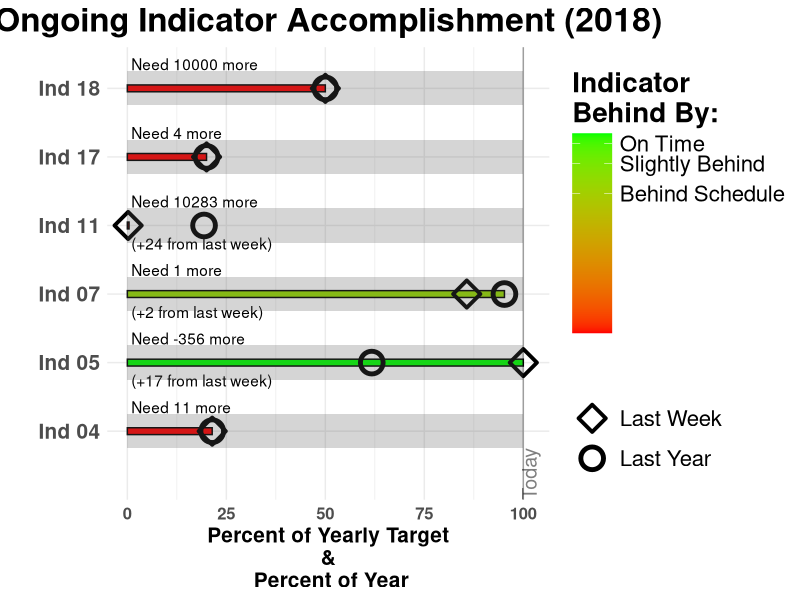
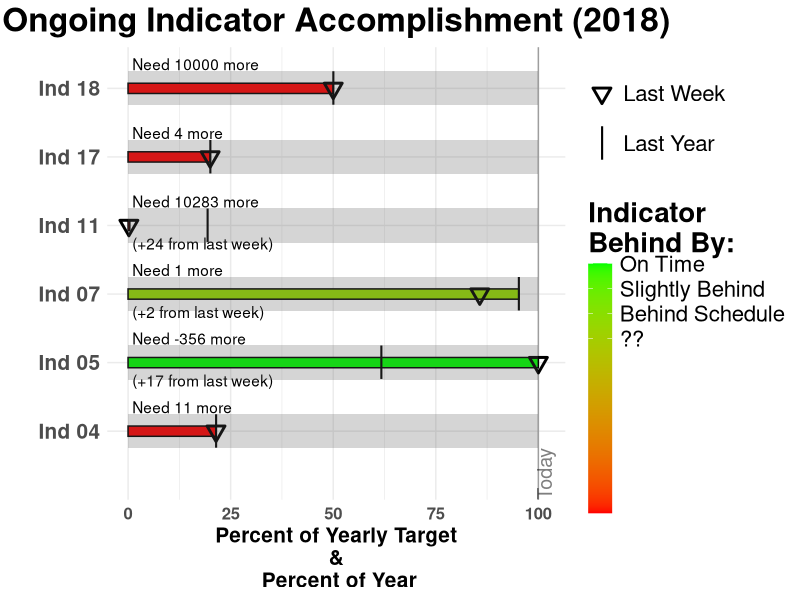
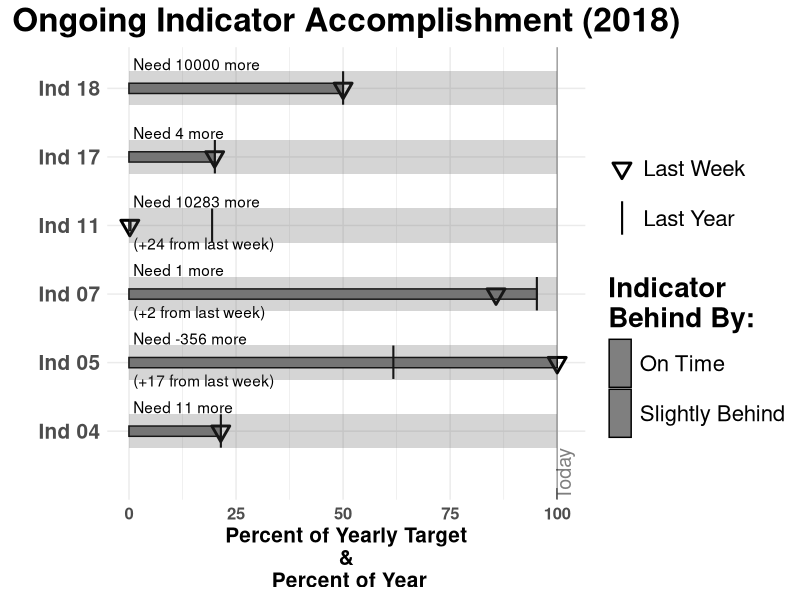
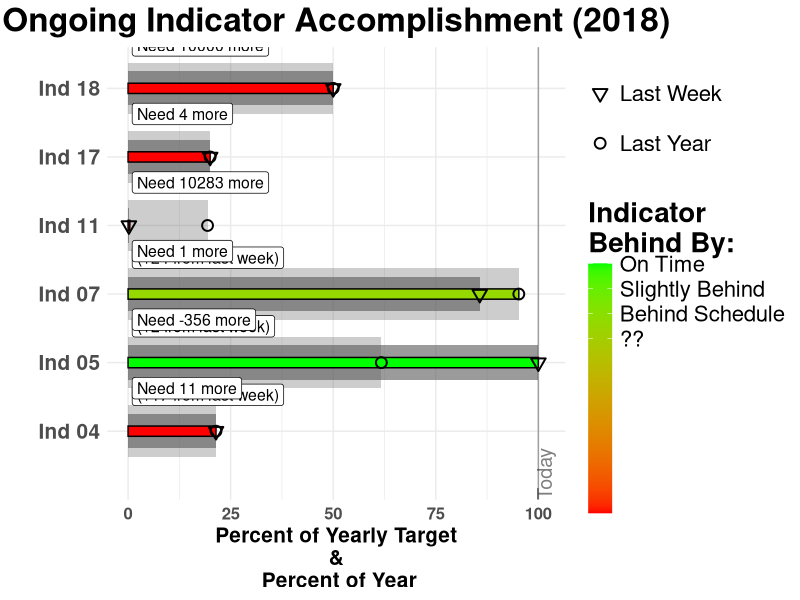
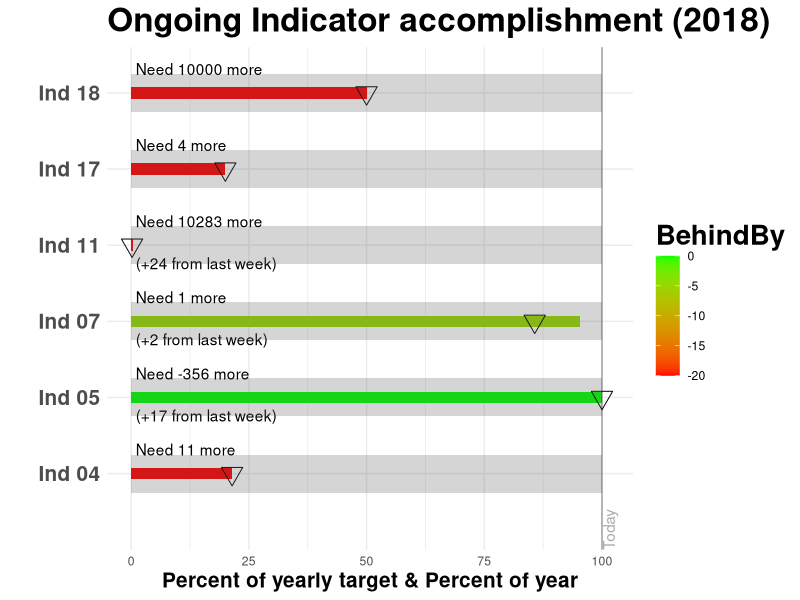
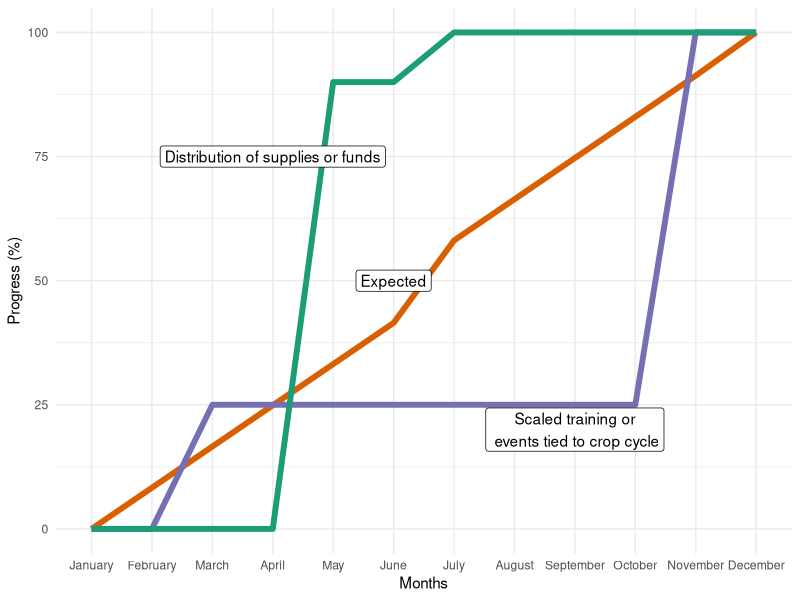
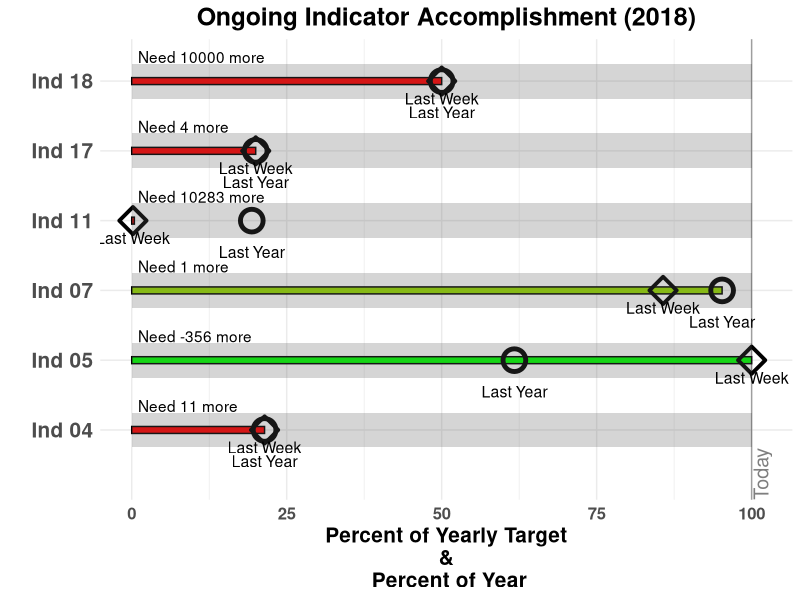

Write the R code that produced these figures, in order.
library(ggplot2)
library(dplyr)
library(lubridate)

## Inputs ----
forYear = 2018 ## Specify Year the analysis represents
FY = TRUE       ## Is this a fiscal year? (as opposed to calendar year)
ProjectStartDate <- "2016/03/01"

df <- structure(list(IndicatorName = c("Ind 04", "Ind 05", "Ind 07", 
                                       "Ind 11", "Ind 17", "Ind 18"), 
                     Actual = c(3, 437, 20, 44, 1,10000), 
                     Actual_lastWeek = c(3, 420, 18, 20, 1, 10000), 
                     Actual_lastYear = c(3, 50, 20, 2000, 1, 10000), 
                     Target = c(14, 81, 21, 10327, 5, 20000)), 
                row.names = c(NA, -6L), class = "data.frame", 
                .Names = c("IndicatorName", "Actual", "Actual_lastWeek", "Actual_lastYear", "Target"))

## If df is empty, break function and just output an empty chart
if (nrow(df) == 0){
  OutputPlot <- "No data yet"
  return()
}

## Protect against the case where there are no actuals:
if (is.null(length(df$Active))) df$Actual <- 0

## Take percents, but protecting against there being no targets
df$Perc <-     df$Actual/(df$Target + 0.0000000000001) * 100
df$PercWeek <- df$Actual_lastWeek/(df$Target + 0.0000000000001) * 100
df$PercYear <- df$Actual_lastYear/(df$Target + 0.0000000000001) * 100

## But truncate results if any are greater than 100
df$Perc[df$Perc > 100] <- 100
df$PercWeek[df$PercWeek > 100] <- 100
df$PercYear[df$PercYear > 100] <- 100

#### Figure out today, within the Fiscal Year 
## If desired, force the project ot respect the startdate
if (FY == TRUE){
  ## Control for the possibility that project starts in a month other than October
  if(month(ProjectStartDate) != 10) {ProjectStartDate <-  as.Date(paste("01 10", year(ProjectStartDate)), format = "%d %m %Y")}
  ## Grab Percent of year
  PercentTime<- 
    as.numeric((Sys.Date() - as.Date(paste(format(as.Date(ProjectStartDate), "%d %b"),
                                           forYear - 1), format = "%d %b %Y"))/365.25*100)
} else {
  ## Grab Percent of year
  PercentTime<- 
    as.numeric(Sys.Date() - as.Date(ProjectStartDate))/365.25*100
}

## Truncate Percent line if greater than 100 (for example, doing the analysis after year end)
if(PercentTime > 100) PercentTime <- 100

## Calculate how far behind TODAY the Indicator Percent is
df$BehindBy <- df$Perc - PercentTime

## Calculate how far behind TODAY (VALUE) for text, but remove NAs
df <- df %>%
  mutate(text = PercentTime/100 * df$Target - df$Actual)
df$text[df$BehindBy > 0] <-"OK!"
df$text[df$BehindBy <= 0 & !is.na(df$BehindBy)] <- 
  paste("Need ", round(as.numeric(df$text[df$BehindBy <= 0  & !is.na(df$BehindBy)])), " more", sep = "")


  
          ## Calculate behind from last week
          df$BehindFromLastWeek <- df$Actual - df$Actual_lastWeek
          
          ## Calculate how far behind LAST for text
          df$text2[df$BehindFromLastWeek > 0 & !is.na(df$BehindFromLastWeek)] <- paste("(+", round(as.numeric(df$BehindFromLastWeek[df$BehindFromLastWeek > 0 & !is.na(df$BehindFromLastWeek)])), " from last week)", sep = "")
          df$text2[df$BehindFromLastWeek < 0 & !is.na(df$BehindFromLastWeek)] <- paste("(",round(as.numeric(df$BehindFromLastWeek[df$BehindFromLastWeek < 0 & !is.na(df$BehindFromLastWeek)])), " from last week)", sep = "")
          
          ## Truncate BEHIND BY at 0, LowLevel, and Percent to 100
          #### Set "low level" here. Low level is the Value that we consider tolerable to be behind the indicators by.r
          LowLVL <- -.20 * PercentTime
          df$BehindBy[df$BehindBy > 0] <- 0
          df$BehindBy[df$BehindBy < LowLVL] <- LowLVL

# 1. Shapes, no bars: ----
          
ggplot(df, aes(IndicatorName)) + 
  geom_col(aes(y = Perc, width = 0.1, fill = BehindBy), color = "black") + 
  scale_fill_gradient("Indicator\nBehind By:", limits = c(LowLVL, 0), low = "red", high = "green",
                      labels = c("On Time", "Slightly Behind", "Behind Schedule"),
                      breaks = c(-1, -3, -6)) +
  geom_point(aes(y = PercWeek, shape = "Last Week"), size = 6, stroke = 2) +
  geom_point(aes(y = PercYear, shape = "Last Year"), size = 6, stroke = 2.5) +         
  scale_shape_manual(" ", values = c(23, 21)) +
  geom_text(y = 1, aes(label = text2), vjust = 2, hjust = 0) +
  geom_col(aes(y = 100, width = 0.5), alpha = 0.25) +
  geom_text(y = 1, aes(label = text), vjust = -1.5, hjust = 0) +
  geom_hline(yintercept = PercentTime, alpha = 0.33) +
  annotate("text", x = 0, y = PercentTime + 1.5, hjust = 0, label = "Today", angle = 90, alpha = 0.5, size = 5) +
  coord_flip() +  
  labs(y = "Percent of Yearly Target\n&\n Percent of Year",
       x = " ") +
  ggtitle(paste("Ongoing Indicator Accomplishment (", forYear, ")", sep = "")) +
  theme_minimal() + 
  theme(axis.text.y = element_text(size = 15, face = "bold"),
        axis.title.x = element_text(face = "bold", size = 15),
        axis.text.x = element_text(face = "bold", size = 12),
        title = element_text(face = "bold", size = 20),
        plot.title = element_text(hjust = 0.5), 
        plot.subtitle = element_text(hjust = 0.5, size = 8),
        legend.text = element_text(size = 16), 
        legend.key.size = unit(2, "lines"),
        legend.key = element_rect(size = 1, color = "white"))
  
  #guide_colorbar(title = "Ind Behind By:")
  #guides(fill = guide_legend(title = "Ind Behind By:"))
## Ind 18 is at 50% of its yearly target at "Today" == ~35-40% of the Year. Same % as last week and same % as @ "Today" in Last Year.





# 2. Triangle + Small Line bar: ----

ggplot(df, aes(IndicatorName)) + 
  geom_col(aes(y = Perc, width = 0.15, fill = BehindBy), color = "black") + 
  scale_fill_gradient("Indicator\nBehind By:", limits = c(LowLVL, 0), low = "red", high = "green",
                      labels = c("On Time", "Slightly Behind", "Behind Schedule", "??"),
                      breaks = c(0, -2, -4, -6)) +
  geom_point(aes(y = PercWeek, shape = "Last Week"), size = 3.5, stroke = 1.5) +
  geom_point(aes(y = PercYear, shape = "Last Year"), size = 7, stroke = 3) +         
  scale_shape_manual(" ", values = c(6, 124)) +
  geom_text(y = 1, aes(label = text2), vjust = 2, hjust = 0) +
  geom_col(aes(y = 100, width = 0.5), alpha = 0.25) +
  geom_text(y = 1, aes(label = text), vjust = -1.5, hjust = 0) +
  geom_hline(yintercept = PercentTime, alpha = 0.33) +
  annotate("text", x = 0, y = PercentTime + 1.5, hjust = 0, label = "Today", angle = 90, alpha = 0.5, size = 5) +
  coord_flip() +  
  labs(y = "Percent of Yearly Target\n&\n Percent of Year",
       x = " ") +
  ggtitle(paste("Ongoing Indicator Accomplishment (", forYear, ")", sep = "")) +
  theme_minimal() + 
  theme(axis.text.y = element_text(size = 15, face = "bold"),
        axis.title.x = element_text(face = "bold", size = 15),
        axis.text.x = element_text(face = "bold", size = 12),
        title = element_text(face = "bold", size = 20),
        plot.title = element_text(hjust = 0.5), 
        plot.subtitle = element_text(hjust = 0.5, size = 8),
        legend.text = element_text(size = 16),
        legend.key.height = unit(2.5, "lines"))

# 2b. categorical color bars: ----

df_2 <- df %>% 
  mutate(schedule = if_else(BehindBy %in% c(0, -2), "On Time", 
                            if_else(BehindBy %in% c(-2.1, -4), "Slightly Behind",
                                    if_else(BehindBy %in% c(-4.1, -6), "Behind Schedule", "Late"))))
df_2 %>% glimpse()  
          
          
## not showing up if not in "schedule" var...          
          
ggplot(df_2, aes(IndicatorName)) +
  geom_col(aes(y = Perc, width = 0.15, fill = schedule), color = "black") +
  scale_fill_manual(
    "Indicator\nBehind By:",
    limits = c(LowLVL, 0),
    values = c(
      "On Time" = "green",
      "Slightly Behind" = "yellow",
      "Behind Schedule" = "orange",
      "Late" = "red"),
    labels = c("On Time", "Slightly Behind", "Behind Schedule", "Late")
    ) +
  geom_point(aes(y = PercWeek, shape = "Last Week"),
             size = 3.5,
             stroke = 1.5) +
  geom_point(aes(y = PercYear, shape = "Last Year"),
             size = 7,
             stroke = 3) +
  scale_shape_manual(" ", values = c(6, 124)) +
  geom_text(y = 1,
            aes(label = text2),
            vjust = 2,
            hjust = 0) +
  geom_col(aes(y = 100, width = 0.5), alpha = 0.25) +
  geom_text(y = 1,
            aes(label = text),
            vjust = -1.5,
            hjust = 0) +
  geom_hline(yintercept = PercentTime, alpha = 0.33) +
  annotate(
    "text",
    x = 0,
    y = PercentTime + 1.5,
    hjust = 0,
    label = "Today",
    angle = 90,
    alpha = 0.5,
    size = 5
  ) +
  coord_flip() +
  labs(y = "Percent of Yearly Target\n&\n Percent of Year",
       x = " ") +
  ggtitle(paste("Ongoing Indicator Accomplishment (", forYear, ")", sep = "")) +
  theme_minimal() +
  theme(
    axis.text.y = element_text(size = 15, face = "bold"),
    axis.title.x = element_text(face = "bold", size = 15),
    axis.text.x = element_text(face = "bold", size = 12),
    title = element_text(face = "bold", size = 20),
    plot.title = element_text(hjust = 0.5),
    plot.subtitle = element_text(hjust = 0.5, size = 8),
    legend.text = element_text(size = 16),
    legend.key.height = unit(2.5, "lines")
  )
          




# 3. multiple bars: ----
## instead of messing with the alpha, just set to different grey shades?

ggplot(df, aes(IndicatorName)) + 
  geom_col(aes(y = PercWeek, width = 0.5), alpha = 0.6) +
  geom_col(aes(y = PercYear, width = 0.75), alpha = 0.3) +
  geom_col(aes(y = Perc, width = 0.15, fill = BehindBy), color = "black") + 
  scale_fill_gradient("Indicator\nBehind By:", limits = c(LowLVL, 0), low = "red", high = "green",
                      labels = c("On Time", "Slightly Behind", "Behind Schedule", "??"),
                      breaks = c(0, -2, -4, -6)) +
  geom_label(y = 1, aes(label = text2), vjust = 2, hjust = 0, size = 4) +
  geom_label(y = 1, aes(label = text), vjust = -1.5, hjust = 0, size = 4) +
  geom_hline(yintercept = PercentTime, alpha = 0.33) +
  annotate("text", x = 0, y = PercentTime + 1.5, hjust = 0, label = "Today", angle = 90, alpha = 0.5, size = 5) +
  coord_flip() +
  labs(y = "Percent of Yearly Target\n&\n Percent of Year",
       x = " ") +
  ggtitle(paste("Ongoing Indicator Accomplishment (", forYear, ")", sep = "")) +
  theme_minimal() + 
  theme(axis.text.y = element_text(size = 15, face = "bold"),
        axis.title.x = element_text(face = "bold", size = 15),
        axis.text.x = element_text(face = "bold", size = 12),
        title = element_text(face = "bold", size = 20),
        plot.title = element_text(hjust = 0.5), 
        plot.subtitle = element_text(hjust = 0.5, size = 8),
        legend.text = element_text(size = 16),
        legend.key.height = unit(2.5, "lines")) +
  geom_point(aes(y = PercWeek, shape = "Last Week"), size = 3, stroke = 1) +
  geom_point(aes(y = PercYear, shape = "Last Year"), size = 3, stroke = 1) +
  scale_shape_manual(" ", values = c(6, 21))


# ORIGINAL: ----
          
ggplot(df, aes(IndicatorName) ) + 
       geom_bar(aes(y=Perc,width=0.15,fill=BehindBy),stat = "identity")  + 
       scale_fill_gradient(limits = c(LowLVL,0),low="red", high="green") +
       geom_point(aes(y=PercWeek),shape=6,size=5) +
       geom_text( y=1,aes(label = text2),vjust=2,hjust = 0) +
       geom_bar(aes(y=100,width=0.5),alpha=0.25,stat = "identity") +
       geom_text( y=1,aes(label = text),vjust=-1.5,hjust = 0) +
       geom_hline(yintercept = PercentTime,alpha=0.33) +
       annotate("text", x = 0, y = PercentTime + 1.5,hjust=0, label = "Today",angle=90,alpha=0.33) +
       coord_flip() +  
       ylab("Percent of yearly target & Percent of year") +   xlab(" ") +
       ggtitle(paste("Ongoing Indicator accomplishment (",forYear,")",sep=""))+
       theme_minimal() + 
       theme(axis.text.y = element_text(size=15,face="bold"),
                                    axis.title.x = element_text(face="bold", size=15),
                                    title=element_text(face="bold",size=20))          
    




# example plots: ----

library(dplyr)
library(ggplot2)
library(viridis)


data <- tribble(
  ~month, ~linear, ~scaled, ~distribution,
  "January", 0, 0, 0,
  "February", 8.3, 0, 0,
  "March", 16.6, 25, 0,
  "April", 24.9, 25, 0, 
  "May", 33.2, 25, 90,
  "June", 41.5, 25, 90,
  "July", 58.1, 25, 100,
  "August", 66.4, 25, 100,
  "September", 74.7, 25, 100,
  "October", 83, 25, 100,
  "November", 91.3, 100, 100,
  "December", 100, 100, 100
)


seq(0, 100, 8.3)
glimpse(data)

data %>%
  mutate(month = factor(month, levels = c("January", "February", "March", "April", "May", 
                                          "June", "July", "August", "September",
                                          "October", "November", "December"))) %>% 
  group_by(month) %>% 
  ggplot(aes(x = month)) +
  geom_line(aes(y = linear, color = "linear", group = 1), size = 2) +
  geom_line(aes(y = scaled, color = "scaled", group = 1), size = 2) +
  geom_line(aes(y = distribution, color = "distribution", group = 1), size = 2) +
  scale_color_brewer(palette = "Dark2") +
  labs(x = "Months", y = "Progress (%)") +
  theme_minimal() +
  theme(legend.position = "none") +
  annotate("label", x = "April", y = 75, label = "Distribution of supplies or funds") +
  annotate("label", x = "June", y = 50, label = "Expected") +
  annotate("label", x = "September", y = 20, label = "Scaled training or\n events tied to crop cycle")
  








ggplot(df, aes(IndicatorName)) + 
  geom_col(aes(y = Perc, width = 0.1, fill = BehindBy), color = "black") + 
  scale_fill_gradient("Indicator\nBehind By:", limits = c(LowLVL, 0), low = "red", high = "green",
                      labels = c("On Time", "Slightly Behind", "Behind Schedule", ""),
                      breaks = c(0, -2, -4, -6)) +
  geom_point(aes(y = PercWeek, shape = "Last Week"), size = 6, stroke = 2) +
  geom_point(aes(y = PercYear, shape = "Last Year"), size = 6, stroke = 2.5) +         
  scale_shape_manual(" ", values = c(23, 21)) +
  geom_col(aes(y = 100, width = 0.5), alpha = 0.25) +
  geom_text(y = 1, aes(label = text), vjust = -1.5, hjust = 0) +
  geom_hline(yintercept = PercentTime, alpha = 0.33) +
  annotate("text", x = 0, y = PercentTime + 1.5, hjust = 0, label = "Today", angle = 90, alpha = 0.5, size = 5) +
  geom_text(aes(y = PercWeek, label = "Last Week"), size = 4, nudge_x = -0.25) +
  geom_text(aes(y = PercYear, label = "Last Year"), size = 4, nudge_x = -0.45) +
  coord_flip() +  
  labs(y = "Percent of Yearly Target\n&\n Percent of Year",
       x = " ") +
  ggtitle(paste("Ongoing Indicator Accomplishment (", forYear, ")", sep = "")) +
  theme_minimal() + 
  theme(axis.text.y = element_text(size = 15, face = "bold"),
        axis.title.x = element_text(face = "bold", size = 15),
        axis.text.x = element_text(face = "bold", size = 12),
        title = element_text(face = "bold", size = 15),
        plot.title = element_text(hjust = 0.5), 
        plot.subtitle = element_text(hjust = 0.5, size = 8),
        legend.position = "none")





